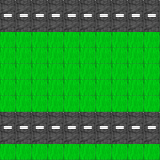

The image is a tile-based game level rendered from a .tmx file. Its description and complete source (layers, tilesets, objects, tile grids) follow:
An orthogonal 10x10 tile map with 16x16 px tiles, 2 tile layers (Tile Layer 1, Tile Layer 2).

<map version="1.0" orientation="orthogonal" renderorder="right-down" width="10" height="10" tilewidth="16" tileheight="16" nextobjectid="1">
 <tileset firstgid="1" name="testSheet" tilewidth="16" tileheight="16" tilecount="4" columns="2">
  <image source="testSheet.png" width="32" height="32" />
 </tileset>
 <layer name="Tile Layer 1" width="10" height="10">
  <data encoding="csv">
1,1,1,1,1,1,1,1,1,1,
1,1,1,1,1,1,1,1,1,1,
1,1,1,1,1,1,1,1,1,1,
1,1,1,1,1,1,1,1,1,1,
1,1,1,1,1,1,1,1,1,1,
1,1,1,1,1,1,1,1,1,1,
1,1,1,1,1,1,1,1,1,1,
1,1,1,1,1,1,1,1,1,1,
1,1,1,1,1,1,1,1,1,1,
1,1,1,1,1,1,1,1,1,1
</data>
 </layer>
 <layer name="Tile Layer 2" width="10" height="10">
  <data encoding="csv">
3,3,3,3,3,3,3,3,3,3,
4,4,4,4,4,4,4,4,4,4,
0,0,0,0,0,0,0,0,0,0,
0,0,0,0,0,0,0,0,0,0,
0,0,0,0,0,0,0,0,0,0,
0,0,0,0,0,0,0,0,0,0,
0,0,0,0,0,0,0,0,0,0,
3,3,3,3,3,3,3,3,3,3,
4,4,4,4,4,4,4,4,4,4,
0,0,0,0,0,0,0,0,0,0
</data>
 </layer>
</map>